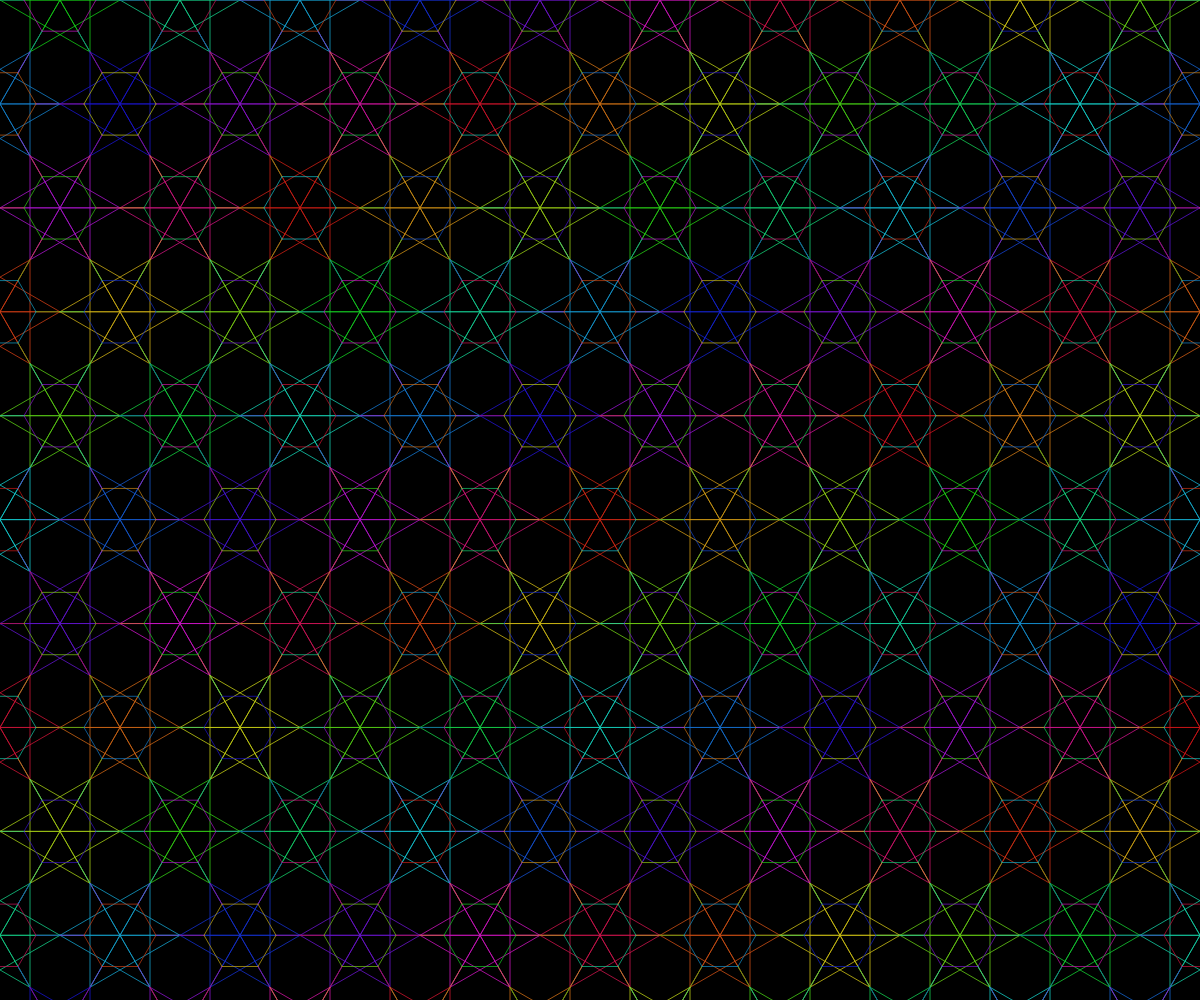
Frame 1 (no input)
Frame 2 (the mouse pressed at the canvas centre, redrawn once): identical to frame 1, image omitted

The p5.js sketch that drew this single still picture (run headless with seeded random() and noise() and a simulated clock; the mouse was pressed at the canvas centre and the sketch redrawn once):

// p5.js sketch
// ── sketch.js
let hexGrid = [];
const HEX_RADIUS = 60;
const LINE_WEIGHT = 1;

function setup() {
  createCanvas(windowWidth, windowHeight);
  colorMode(HSB, 360, 100, 100, 1);
  
  // Generate hexagonal grid points
  const hexHeight = HEX_RADIUS * Math.sqrt(3);
  const hexWidth = HEX_RADIUS * 2;
  
  for (let y = -hexHeight; y < height + hexHeight; y += hexHeight) {
    for (let x = -hexWidth; x < width + hexWidth; x += hexWidth) {
      // Offset every other row
      const offsetX = (y / hexHeight) % 2 === 0 ? HEX_RADIUS : 0;
      const centerX = x + offsetX;
      const centerY = y;
      
      // Store hexagon vertices
      const vertices = [];
      for (let i = 0; i < 6; i++) {
        const angle = (i * Math.PI) / 3;
        const px = centerX + HEX_RADIUS * Math.cos(angle);
        const py = centerY + HEX_RADIUS * Math.sin(angle);
        vertices.push({x: px, y: py});
      }
      
      hexGrid.push({
        center: {x: centerX, y: centerY},
        vertices: vertices
      });
    }
  }
}

function draw() {
  background(0, 0, 0);
  
  // Draw interwoven lines between hexagons
  for (let i = 0; i < hexGrid.length; i++) {
    const hex1 = hexGrid[i];
    
    // Connect to neighbors in a fixed pattern
    const connections = [
      [0, 2], [1, 3], [2, 4], [3, 5], [4, 0], [5, 1],
      [0, 3], [1, 4], [2, 5], [3, 0], [4, 1], [5, 2]
    ];
    
    for (let j = 0; j < connections.length; j++) {
      const [idx1, idx2] = connections[j];
      
      // Draw line from one vertex to another
      const x1 = hex1.vertices[idx1].x;
      const y1 = hex1.vertices[idx1].y;
      const x2 = hex1.vertices[idx2].x;
      const y2 = hex1.vertices[idx2].y;
      
      // Color with vibrant hue
      const hue = (i * 37) % 360; // Unique color per hexagon
      stroke(hue, 90, 80, 0.8);
      strokeWeight(LINE_WEIGHT);
      line(x1, y1, x2, y2);
    }
    
    // Draw inner connecting lines for complexity
    const innerRadius = HEX_RADIUS * 0.6;
    const innerVertices = [];
    for (let k = 0; k < 6; k++) {
      const angle = (k * Math.PI) / 3;
      const px = hex1.center.x + innerRadius * Math.cos(angle);
      const py = hex1.center.y + innerRadius * Math.sin(angle);
      innerVertices.push({x: px, y: py});
    }
    
    // Connect inner vertices to create a more complex structure
    for (let k = 0; k < 6; k++) {
      const next = (k + 1) % 6;
      const x1 = innerVertices[k].x;
      const y1 = innerVertices[k].y;
      const x2 = innerVertices[next].x;
      const y2 = innerVertices[next].y;
      
      const hue = (i * 37 + 180) % 360;
      stroke(hue, 90, 80, 0.7);
      strokeWeight(LINE_WEIGHT);
      line(x1, y1, x2, y2);
    }
    
    // Connect inner vertices to outer ones
    for (let k = 0; k < 6; k++) {
      const x1 = innerVertices[k].x;
      const y1 = innerVertices[k].y;
      const x2 = hex1.vertices[k].x;
      const y2 = hex1.vertices[k].y;
      
      const hue = (i * 37 + 90) % 360;
      stroke(hue, 90, 80, 0.6);
      strokeWeight(LINE_WEIGHT);
      line(x1, y1, x2, y2);
    }
  }
  
  noLoop(); // Static composition
}

function windowResized() {
  resizeCanvas(windowWidth, windowHeight);
}
